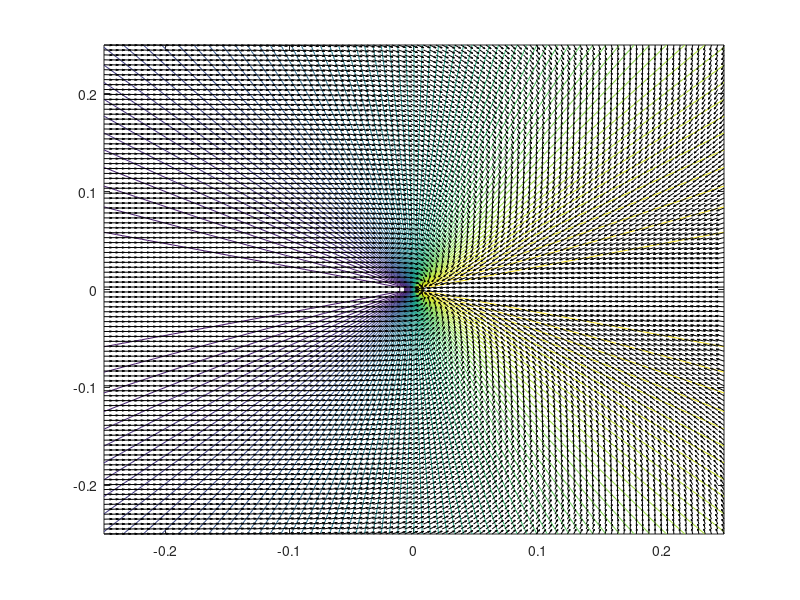

Reproduce this figure in MATLAB. (Note: this script raises an error after producing the figure.)
% Compact embedded submanifold AMG (e.g., a sphere)
clc; close all; clearvars;
addpath ./Euclidean_tools/Euclidean_Shapes/
%% The sphere
% mesh the entire sphere (for visualization)
nmesh = 50; [XX,YY,ZZ] = sphere(nmesh);
% parametrize upper hemisphere
Zcurv = @(X,Y) sqrt(1-X.^2 - Y.^2);
% partials of sphere parametrization
Zx = @(X,Y) -X./(sqrt(1-X.^2 - Y.^2)); Zy = @(X,Y) -Y./(sqrt(1-X.^2 - Y.^2));
% Jacobian of sphere parametrization
J = @(X,Y) [repmat([1 0; 0 1],1,1,length(X)); reshape(Zx(X,Y),1,1,length(X)), reshape(Zy(X,Y),1,1,length(X))];
% exponential map
Exp = @(t,Vt,P) kron(P,cos(t)) + kron(Vt./sqrt(sum(Vt.^2,2)),sin(t));
% logarithmic map
Log = @(p,P) acos(P*p').*(P - P*p'.*repmat(p,size(P,1),1))./sqrt(sum((P - P*p'.*repmat(p,size(P,1),1)).^2,2));

%% Parametrize a neighborhood
% entire upper hemisphere
rad =@(N) 0.99*rand(N,1); theta =@(N) 2*pi*rand(N,1);
% smaller neighborhoods
% rad =@(N) (0.75-0.25)*rand(N,1)+ 0.25; theta =@(N) pi/4*rand(N,1);
% rad =@(N) (0.9-0.7)*rand(N,1)+ 0.7; theta =@(N) pi/2*rand(N,1);
% rad =@(N) 0.99*rand(N,1); theta =@(N) pi/4*rand(N,1);
% rad =@(N) 0.75*rand(N,1); theta =@(N) 2*pi*rand(N,1);

%% Ambient map on the sphere
m = 3; XY = [reshape(XX,(nmesh+1)^2,1),reshape(YY,(nmesh+1)^2,1),reshape(ZZ,(nmesh+1)^2,1)]; rng(47);
% linear ambient function
% a = 2*rand(m,1)-1; a = a/norm(a); Func = @(XY) XY*a; Grad = @(XY) repmat(a',size(XY,1),1);
% linear ambient function aligned with central tangent space
a = [0;0;1]; a = a/norm(a); Func = @(XY) XY*a; Grad = @(XY) repmat(a',size(XY,1),1);
% quadratic ambient ridge of rank(H) = r <= floor(m/2)
% r = 1; H = zeros(m); H(floor(m/2):floor(m/2)+r-1,floor(m/2):floor(m/2)+r-1) = eye(r); Func = @(X) sum((X*H).*X,2); Grad = @(X) 2*X*H;
% quadratic with preferential directions (my method is typically better)
% H = diag(linspace(1,m,m)); Func = @(X) sum((X*H).*X,2); Grad = @(X) 2*X*H;
% highly nonlinear ridge
% a = 2*rand(m,1)-1; a = a/norm(a); Func = @(XY) sin(2*pi*XY*a) + cos(pi/2*XY*a); Grad = @(XY) kron(sum(pi*cos(pi*XY*a) - pi/2*sin(pi/2*XY*a),2),sum(a,2)');
% highly nonlinear approximate ridge
% w = 0.1; aa = 2*rand(m,1)-1; aa = aa/norm(aa); [A,~] = svd(aa); Func = @(XY) sum(sin(pi*XY*aa) + cos(pi/2*XY*aa),2) + w*sum((sin(pi*XY))*A(:,2:end),2); Grad = @(XY) kron(sum(pi*cos(pi*XY*aa) - pi/2*sin(pi/2*XY*aa),2),sum(aa,2)') + w*sum(pi*cos(pi*XY)*A(:,2:end),2)/(m-1); 
% highly nonlinear non-ridge
% aa = rand(m,1)-1; aa = aa/norm(aa); [A,~] = svd(aa); Func = @(XY) sum(sin(pi*XY*aa) + cos(pi/2*XY*aa),2) + sum((sin(pi*XY))*A(:,2:end),2); Grad = @(XY) kron(sum(pi*cos(pi*XY*aa) - pi/2*sin(pi/2*XY*aa),2),sum(aa,2)') + sum(pi*cos(pi*XY)*A(:,2:end),2)/(m-1);

%% Subpsace convergence study
% convergence study values (NN and NT are amounts, N = 2.^NN and T = 0.5.^NT are upper bounds)
NN = 12; NT = 1; nboot = 100;
% combinations of N and T for convergence study
[Ni,Ti] = meshgrid(linspace(1,NN,NN),linspace(1,NT,NT)); Ni = reshape(2.^Ni,NN*NT,1); Ti = reshape(0.1.^Ti,NN*NT,1);
%Ni = 1000;
% precondition metric vectors for convergence study
err = ones(NN*NT,nboot); err_emb = err;

%% Karcher mean
N = max(Ni); r = rad(N); th = theta(N);
% sample random ball in parametrization domain
S = r.*[cos(th),sin(th)]; P = [S(:,1),S(:,2),Zcurv(S(:,1),S(:,2));];
% initialize gradient descent optimization routine
p0  = P(1,:); Jp = [1 0; 0 1; Zx(p0(1),p0(2)) Zy(p0(1),p0(2))]; vt = rand(1,2)*Jp'; vt = vt/norm(vt); v = 1;
% Fletcher et al. (Algorithm 1)
iter = 1; v = ones(1,3);
while norm(v) > 1e-8 && iter < 1000
    if iter == 1
    	v = 1/(N-1)*sum(Log(p0,P(2:end,:)),1);
    else
        v = 1/(N-1)*sum(Log(p0,P(1:end,:)),1);
    end
    p0 = Exp(norm(v),v,p0); 
    Jp = [1 0; 0 1; Zx(p0(1),p0(2)) Zy(p0(1),p0(2))]; vt = rand(1,2)*Jp'; vt = vt/norm(vt);
    iter = iter + 1;
end

%% Normal coordinate visualization
[t1_nml, t2_nml] = meshgrid(linspace(-0.25,0.25,100), linspace(-0.25,0.25,100));
t_nml = [t1_nml(:) t2_nml(:)];
E = eye(m) + p0*p0'; [E, ~] = eigs(E); E = E(:,1:2);
x_hat = Exp(1, t_nml*E', p0);
figure; contour(t1_nml, t2_nml, reshape(Func(x_hat), 100, 100), 75); hold on;
tan_Grad = Grad(x_hat) - repmat(sum((Grad(x_hat).*x_hat).^2, 2), 1, 3).*x_hat; proj_grad = tan_Grad*E; 
quiver(t_nml(:,1), t_nml(:,2), proj_grad(:,1), proj_grad(:,2), 1, 'k');

%% Run convergence study
for j = 1:nboot
for i = 1:NN*NT
%% print progress
clc; fprintf('%0.2f%% complete...(%i / %i bootstrap)\n',i/(NN*NT)*100,j,nboot);
rng(j)

%% generate random values in parametrization domain
N = Ni(i); r = rad(N); th = theta(N);
% sample random ball in parametrization domain
S = r.*[cos(th),sin(th)];
% sample random directions
V = 2*rand(N,2) - 1; V = V./sqrt(sum(V.^2,2));
% compute coordinates and pushforward
P = [S(:,1),S(:,2),Zcurv(S(:,1),S(:,2));];
JJ = J(S(:,1),S(:,2));
% tangent vectors
Vt = zeros(N,3); for ii=1:N, Vt(ii,:) = V(ii,:)*JJ(:,:,ii)'; end
Vt = Vt./sqrt(sum(Vt.^2,2));

% compute random function and ambient gradient evaluations
F = Func(XY); G =Grad(XY); Frnd = Func(P); Grnd = Grad(P);
% tangential gradient of ambient function
Gt = Grnd - bsxfun(@times,sum(Grnd.*P,2),P);

%% Active Manifold-Geodesics
T = Ti(i);
% compute basis for tangent space (an orthogonal tangent vector)
vt2 = cross(p0,vt); Ptan = [p0 + vt; p0 + vt2; p0 - vt; p0 - vt2; p0 + vt;];

% compute AMG geodesic point set
k = 2; t = T*linspace(-1,1,k)'; Vg = sqrt(sum(Gt.^2,2)); Gset = zeros(k,N,3);
for ii=1:N, Gset(:,ii,:) = Exp(t*Vg(ii),Gt(ii,:),P(ii,:)); end

% log-map of geodesic point set
Pset = reshape(Gset,k*N,3);

% compute coordinates for PGA basis
% logarithmic map of sampled point set
Vlogx = Log(p0,P);
[Ux,Dx,~] = svd(1/sqrt(N)*[vt;vt2]*Vlogx',0); Ux = Ux'*[vt;vt2];

% [method]
% [geodesic extensions] log-map of geodesic extensions (large T)
% Vlog = Log(p0,Pset);

% [central diff] log-map discrepancies of geodesic point set (ind. of T)
% Vlog1 = Log(p0,Pset(1:2:end-1,:));
% Vlog2 = Log(p0,Pset(2:2:end,:));
% Vlog = 1/(2*T)*(Vlog2 - Vlog1);

% [fwd diff] log-map discrepancis of geodesic points set (large T)
% Vlog1 = Log(p0,P);
% Vlog2 = Log(p0,Pset(N+1:end,:));
% Vlog = 1/T*(Vlog2 - Vlog1);

% [central diff-ladder] 
% Vlog = zeros(N,3); Nrungs = 1e4;
% for ii=1:N
%     Vlog(ii,:) = diff_ladder(P(ii,:),p0,Gt(ii,:),Exp,Log,Nrungs);
% end

% [Schild's ladder]
% Vlog = zeros(N,3); Nrungs = 100;
% for ii=1:N
%     Vlog(ii,:) = schilds_ladder(P(ii,:),p0,Gt(ii,:),Exp,Log,Nrungs);
% end

% [Grassmannian, Edelman et al.]
Vlog = zeros(N,3);
for ii=1:N
    Ptt0 = Gr_parallel_trans(1,P(ii,:)',Log(P(ii,:),p0)',Gt(ii,:)');
    Vlog(ii,:) = Ptt0';
end

% SVD of tangential vectors
disp('Computing important directions...');
% compute in intrinsic dimension
% [U,D,~] = svd(1/sqrt(N)*Ux*Vlog',0); U = U'*Ux;
% compute in extrinsic dimension
[U,D,~] = svd(1/sqrt(N)*Vlog',0); U = U(:,1:2)';
disp('Intrinsic eig. vals.:')
disp(diag(D))

% compute error w.r.t Mukherjee embedding definition
[Uemb,Demb,~] = svd(Gt'); W = (eye(3) - p0'*p0)*Uemb(:,2); %W = W./norm(W);
disp('Extrinsic eig. vals.:')
disp(diag(Demb))
if U(1,:)*W < 0, W = -W; end
% subspace distance to the embedding definition
if exist('a','var')
    Proj_a = (eye(3) - p0'*p0)*a; Proj_a = Proj_a/norm(Proj_a);
    err(i,j) = norm(U(1,:)'*U(1,:) - Proj_a*Proj_a',2);
else
    err(i,j) = norm(W*W' - U(1,:)'*U(1,:),2);
end

end
end

%% Compute convergence rates
if NT ~= 1
    % compute subspace distance convergence rate
    M = [ones(NT*NN,1) log10(Ti) log10(Ni)]; cerr = M \ log10(mean(err,2));
    % coefficient of determination for convergence estimate
    Rsq = 1 - sum((log10(mean(err,2)) - M*cerr).^2)/sum((log10(mean(err,2)) - mean(log10(mean(err,2)))).^2);
    fprintf('Sub. dist. T convergence rate 10^%f (R^2 = %f)\n',cerr(2),Rsq);
    fprintf('Sub. dist. N convergence rate 10^%f (R^2 = %f)\n',cerr(3),Rsq);
elseif NT == 1
    % compute subspace distance convergence rate
    M = [ones(NN,1) log10(Ni)]; cerr = M \ log10(mean(err,2));
    % coefficient of determination for convergence estimate
    Rsq = 1 - sum((log10(mean(err,2)) - M*cerr).^2)/sum((log10(mean(err,2)) - mean(log10(mean(err,2)))).^2);
    fprintf('Sub. dist. N convergence rate 10^%f (R^2 = %f)\n',cerr(2),Rsq);
end
std_err = 1/sqrt(nboot)*std(err,1,2);

%% Compute active and inactive manifold-geodesic
% refined geodesic samples (for visualization)
kk = 50; tt = linspace(-2,2,kk)'; GGset = zeros(kk,N,3);
for ii=1:N, GGset(:,ii,:) = Exp(tt*Vg(ii),Gt(ii,:),P(ii,:)); end
AMG = Exp(2*tt,U(1,:),p0); IAMG = Exp(2*tt,U(2,:),p0);
% compute Mukherjee embedding definition geodesic
EmbG = Exp(2*tt,W',p0);
% project logarithmic map of random points
Gy = Log(p0,P)*U';
% first-singular projected geodesic points
Py = Exp(Gy(:,1),U(1,:),p0);

%% AMG level-set search
% find the point on the AMG that minimizes the function's variability over the IAMG
options = optimset('TolX',eps,'TolFun',eps,'Display','on');
obj = @(t) range(  abs(Func( Exp(linspace(-2,2,5000)',U(2,:),Exp(t,U(1,:),p0)) ))  );
% optimization to determine the inactive submanifold
tAMG = zeros(100,1); obj_eval = 10*ones(100,1);
for ii=1:100
    [tAMG(i),obj_eval(i)] = fminbnd(obj,-2,2,options);
end
[~,opti] = min(obj_eval); tAMG = tAMG(opti);
% secant method to determine the inactive submanifold (for ridge function)
% tol = 0.1; t1 = 0; t2 = 1; iter = 0;
% while obj(t1) > tol && iter < 500, tn = t1 - obj(t1)*(t1 - t2)/( obj(t1) - obj(t2) ); t2 = t1; t1 = tn;  iter = iter + 1; end
% tAMG = t1;

% compute points over inactive geodesic
pAMG = Exp(tAMG,U(1,:),p0);
% compute inactive active manifold-geodesic at tAMG
IAMG_level = Exp(2*tt,U(2,:),pAMG);

%% Visualizations
set(0,'defaulttextInterpreter','latex')
% visualize function on sphere
fig = figure;
% simple filled surface
surf(XX,YY,ZZ,reshape(F,(nmesh+1),(nmesh+1)),'FaceColor','interp','FaceLighting','gouraud','EdgeAlpha',0);
% fancy filled surface
% surf(XX,YY,ZZ,reshape(F,(nmesh+1),(nmesh+1)),'FaceColor','interp','FaceLighting','gouraud','EdgeAlpha',0.25); alpha(0.55);
% contour style mesh
% mesh(XX,YY,ZZ,reshape(F,(nmesh+1),(nmesh+1)),'EdgeColor','interp'); alpha(0.75);
% no map, sphere only
% mesh(XX,YY,ZZ,ones(size(ZZ))); hold on; alpha(0); axis equal; colormap gray;
color = caxis; hold on; axis equal; %colorbar;
% random points
ind = 1:N; if N >= 100, ind = 1:100; end
scatter3(P(ind,1),P(ind,2),P(ind,3),15,'filled','cdata',Frnd(ind),'MarkerEdgeColor','k','linewidth',1);
% scatter3(P(ind,1),P(ind,2),P(ind,3),100,'k.','MarkerEdgeColor','k','linewidth',1);% scatter3(P(ind,1),P(ind,2),P(ind,3),50,'filled','cdata',Frnd(ind),'MarkerEdgeColor','k','linewidth',1);
% random gradients
quiver3(P(ind,1),P(ind,2),P(ind,3),Gt(ind,1),Gt(ind,2),Gt(ind,3),1,'k')
fig.CurrentAxes.Visible = 'off';

% visualize Karcher mean
scatter3(p0(1),p0(2),p0(3),75,'k','filled','MarkerEdgeColor','k','linewidth',2);
% visualize tangent space at mean
plot3(Ptan(:,1),Ptan(:,2),Ptan(:,3),'k','linewidth',2)

% plot geodesic set paths
% refined geodesic samples (for visualization)
% kk = 50; tt = T*linspace(-1,1,kk)'; GGset = zeros(kk,N,3);
% for ii=1:N, GGset(:,ii,:) = Exp(tt*Vg(ii),Gt(ii,:),P(ii,:)); end
% for i=1:N, plot3(GGset(:,i,1),GGset(:,i,2),GGset(:,i,3),'k','linewidth',1.5), end
% plot the geodesic set points
% scatter3(reshape(Gset(:,:,1),k*N,1),reshape(Gset(:,:,2),k*N,1),reshape(Gset(:,:,3),k*N,1),'k')

% visualize log map vectors
% quiver3(repmat(p0(1),N,1),repmat(p0(2),N,1),repmat(p0(3),N,1),Vlog(:,1),Vlog(:,2),Vlog(:,3),1,'b','linewidth',1);
% visualize new active manifold-geodesic basis
quiver3(p0(1),p0(2),p0(3),U(1,1),U(1,2),U(1,3),1,'k','linewidth',2);
quiver3(p0(1),p0(2),p0(3),U(2,1),U(2,2),U(2,3),1,'k--','linewidth',2);
% visualize Mukherjee embedding projection 
quiver3(p0(1),p0(2),p0(3),W(1),W(2),W(3),1,'c--','linewidth',3);
% visualize PGA basis
% quiver3(repmat(p0(1),2,1),repmat(p0(2),2,1),repmat(p0(3),2,1),Ux(:,1),Ux(:,2),Ux(:,3),1,'color',0.5*ones(1,3),'linewidth',2);

% visualize active and inactive manifold-geodesic
plot3(AMG(:,1),AMG(:,2),AMG(:,3),'k','linewidth',4);
plot3(IAMG(:,1),IAMG(:,2),IAMG(:,3),'k--','linewidth',2);
plot3(EmbG(:,1),EmbG(:,2),EmbG(:,3),'c--','linewidth',3);
set(gca,'Xlim',[-3,3]);
% visualize inactive active manifold-geodesic at tAMG
plot3(IAMG_level(:,1),IAMG_level(:,2),IAMG_level(:,3),'--','linewidth',2,'color',0.5*ones(1,3));

% AMG shadow plots and visualize rotating geodesics
fig2 = figure; hold on;
% Rotating geodesics (verification of AMG and IAMG)
Nr = 50; tr = linspace(0,1,Nr)';
% geodesic sweep of first quadrant of the tangent space
R = kron(U(1,:),1-tr)  + kron(U(2,:),tr);
% geodesic sweep of two quadrants of the tangent space
% R = [R; kron(-U(1,:),tr)  + kron(U(2,:),1-tr)];
% normalize and construct inner-product color metric
R = R./sqrt(sum(R.^2,2)); thr = abs(sum(R.*repmat(U(1,:),size(R,1)/Nr*Nr,1),2));
% compute rotated geodesics
Ngr = 100; 
Tr = 2*max([abs(max(Gy(:,1))),abs(min(Gy(:,1)))]); 
tgr = linspace(-Tr,Tr,Ngr)';
% exponential maps along rotated tangent vectors
Gr = reshape(Exp(tgr,R,repmat(p0,size(R,1),1)),Ngr,size(R,1),3);
% line color scaling
Grscl = 5;
% geodesic sweeps
for ii=1:size(R,1), plot(tgr,Func(reshape(Gr(:,ii,:),Ngr,3)),'-','Color',abs(1-Grscl^thr(ii)/Grscl)*ones(3,1)); end
% replot AMG sweep
plot(tgr,Func(Exp(tgr,U(1,:),p0)),'k','linewidth',2);
% replot IAMG sweep at mean
plot(tgr,Func(Exp(tgr,U(2,:),p0)),'k--','linewidth',2);
% plot IAMG level set approximation
plot(tgr,Func(Exp(tgr,U(2,:),pAMG)),'--','linewidth',2,'color',0.5*ones(1,3));
% plot Muhkerjee embedding geodesic
plot(tgr,Func(Exp(tgr,W',p0)),'c--','linewidth',3);
% scatter plot over inner products of Log projection (shadow plot)
scatter(Gy(:,1),Frnd,50,'filled','cdata',Frnd); caxis(color);
title('$$(f \circ exp_{p_0})(tw_1)$$','interpreter','latex','fontsize',20); xlabel('$$t$$','interpreter','latex','fontsize',20);
set(gca,'FontSize',20)
% Convergence of subspace distance
if NN ~= 1 && NT ~= 1
    % contour plot of linear fit to log10(err) for convergence rate estimates
    figure; subplot(1,2,1), contourf(reshape(log10(Ni),NT,NN),reshape(log10(Ti),NT,NN),reshape([ones(NT*NN,1), log10(Ti), log10(Ni)]*cerr,NT,NN),15); hold on; axis square;
    colorbar;
    % colorbar('Ticks',[-16,-14,-12,-10,-8,-6,-4,-2,0]); caxis([-16,-1]); 
    xlabel('$$\log_{10}(N)$$','Interpreter','latex'); ylabel('$$\log_{10}(T)$$','Interpreter','latex');
    title(['$$\log_{10}\left(\Vert\hat{W_',num2str(1),'}\hat{W_',num2str(1),'}^T - \hat{U_',num2str(1),'}\hat{U_',num2str(1),'}^T\Vert_2\right)$$'],'Interpreter','latex');
    % surface plot of log10(err) raw data
    subplot(1,2,2), surf(reshape(log10(Ni),NT,NN),reshape(log10(Ti),NT,NN),reshape(log10(mean(err,2)),NT,NN));
    colorbar; caxis([min(log10(mean(err,2))),max(log10(mean(err,2)))]);
    hold on; shading interp; view([0,0,1]); axis([1,log10(max(Ni)),log10(min(Ti)),log10(max(Ti))]);
    % colorbar('Ticks',[-16,-14,-12,-10,-8,-6,-4,-2,0]); caxis([-16,-1]); 
    % contour expected rates over raw data
    subplot(1,2,2), contour(reshape(log10(Ni),NT,NN),reshape(log10(Ti),NT,NN),reshape([ones(NT*NN,1), log10(Ti), log10(Ni)]*[cerr(1);0;0.5],NT,NN),15,'--','linecolor',0.5*ones(3,1));
    xlabel('$$\log_{10}(N)$$','Interpreter','latex'); ylabel('$$\log_{10}(T)$$','Interpreter','latex'); axis square; axis([min(log10(Ni)),max(log10(Ni)),min(log10(Ti)),max(log10(Ti))]);
    title(['$$\log_{10}\left(\Vert\hat{W_',num2str(1),'}\hat{W_',num2str(1),'}^T - \hat{U_',num2str(1),'}\hat{U_',num2str(1),'}^T\Vert_2\right)$$'],'Interpreter','latex');
elseif NN ~= 1
    figure; 
    err_lb = min(err,[],2); err_ub = max(err,[],2); std_err1 = mean(err,2) + 3*std_err; std_err2 = mean(err,2) + 6*std_err;
    loglog(Ni,mean(err,2),'ko-','linewidth',2,'MarkerSize',8); hold on; grid on;
%     h = fill([Ni; Ni(end:-1:1)],[err_lb; err_ub(end:-1:1)],0.5*ones(1,3)); h.FaceAlpha = 0.25; 
    h = fill([Ni; Ni(end:-1:1)],[mean(err,2) - 3*std_err; std_err1(end:-1:1)],0.5*ones(1,3)); h.FaceAlpha = 0.25;
    h = fill([Ni; Ni(end:-1:1)],[mean(err,2) - 6*std_err; std_err2(end:-1:1)],0.5*ones(1,3)); h.FaceAlpha = 0.25;
    xlabel '$$N$$'; ylabel 'Subspace Distance'
end
